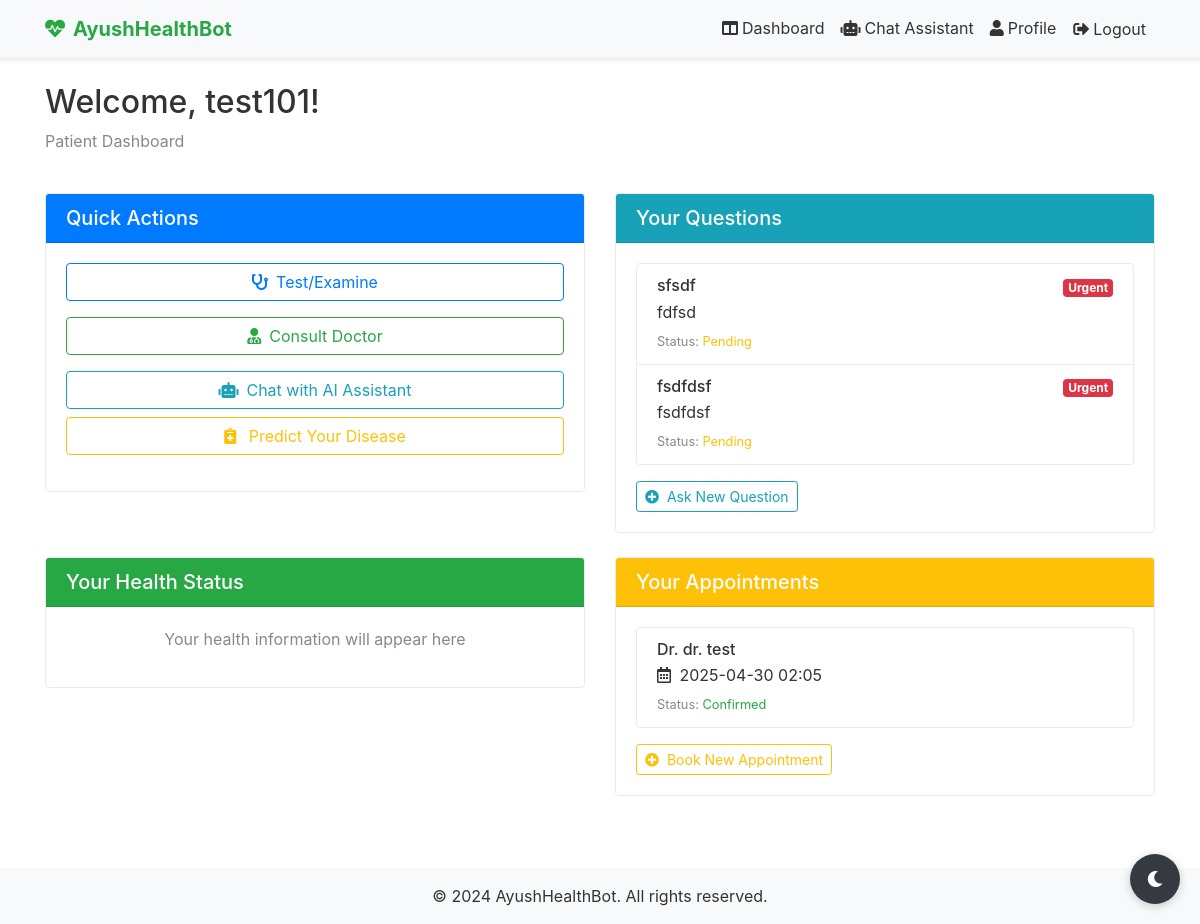
Page /users/dashboard (signed in) on the committed database.
### models.py (models this page shows, shortened)
class User(UserMixin, db.Model):
    __tablename__ = 'users'
    id = db.Column(db.Integer, primary_key=True)
    username = db.Column(db.String(80), unique=True, nullable=False)
    email = db.Column(db.String(120), unique=True, nullable=False)
    password_hash = db.Column(db.String(128))
    role = db.Column(db.String(20), nullable=False, default='patient')  # 'patient' or 'doctor'
    specialization = db.Column(db.String(50))  # Only for doctors
    created_at = db.Column(db.DateTime, default=datetime.utcnow, nullable=True)
    questions_asked = db.relationship('Question', backref='patient', lazy=True, foreign_keys='Question.patient_id')
    questions_answered = db.relationship('Question', backref='doctor', lazy=True, foreign_keys='Question.doctor_id')
    appointments_patient = db.relationship('Appointment', backref='patient', lazy=True, foreign_keys='Appointment.patient_id')
    appointments_doctor = db.relationship('Appointment', backref='doctor', lazy=True, foreign_keys='Appointment.doctor_id')
    @property
    def is_authenticated(self):
        return True

class Question(db.Model):
    __tablename__ = 'questions'
    id = db.Column(db.Integer, primary_key=True)
    title = db.Column(db.String(200), nullable=False)
    description = db.Column(db.Text, nullable=False)
    specialization = db.Column(db.String(50), nullable=False)
    urgent = db.Column(db.Boolean, default=False)
    created_at = db.Column(db.DateTime, default=datetime.utcnow)
    answered = db.Column(db.Boolean, default=False)
    answered_at = db.Column(db.DateTime)
    answer = db.Column(db.Text)
    patient_id = db.Column(db.Integer, db.ForeignKey('users.id'), nullable=False)
    doctor_id = db.Column(db.Integer, db.ForeignKey('users.id'))

class Appointment(db.Model):
    __tablename__ = 'appointments'
    id = db.Column(db.Integer, primary_key=True)
    appointment_date = db.Column(db.DateTime, nullable=False)
    status = db.Column(db.String(20), default='pending')  # pending, confirmed, cancelled
    created_at = db.Column(db.DateTime, default=datetime.utcnow)
    updated_at = db.Column(db.DateTime, default=datetime.utcnow, onupdate=datetime.utcnow)
    patient_id = db.Column(db.Integer, db.ForeignKey('users.id'), nullable=False)
    doctor_id = db.Column(db.Integer, db.ForeignKey('users.id'), nullable=False)

### routes/users.py (the view)
@users.route('/dashboard')
@login_required
def dashboard():
    if current_user.role != 'patient':
        flash('Access denied. Patient privileges required.', 'danger')
        return redirect(url_for('index'))
    questions = Question.query.filter_by(
        patient_id=current_user.id
    ).order_by(Question.created_at.desc()).all()
    appointments = Appointment.query.filter_by(
        patient_id=current_user.id
    ).order_by(Appointment.appointment_date.asc()).all()
    doctors = User.query.filter_by(role='doctor').all()
    return render_template('patient_dashboard.html',
                         user=current_user,
                         questions=questions,
                         appointments=appointments,
                         doctors=doctors)

### app.py (called while the page is built)
@login_manager.user_loader
def load_user(user_id):
    return User.query.get(int(user_id))

### templates/patient_dashboard.html (shortened to what this page needs)
{% extends "base.html" %} {% block content %}
<div class="container mt-4">
  <div class="row">
    <div class="col-md-12">
      <h2>Welcome, {{ current_user.username }}!</h2>
      <p class="text-muted">Patient Dashboard</p>
    </div>
  </div>
  <div class="row mt-4">
    <div class="col-md-6">
      <div class="card mb-4">
        <div class="card-header bg-primary text-white">
          <h5 class="card-title mb-0">Quick Actions</h5>
        </div>
        <div class="card-body">
          <a
            href="{{ url_for('users.old_ui') }}"
            class="btn btn-outline-primary btn-block mb-3"
          >
            <i class="fas fa-stethoscope mr-2"></i>Test/Examine
          </a>
          <button
            class="btn btn-outline-success btn-block mb-3"
            data-toggle="modal"
            data-target="#consultDoctorModal"
          >
            <i class="fas fa-user-md mr-2"></i>Consult Doctor
          </button>
          <button
            class="btn btn-outline-info btn-block"
            data-toggle="modal"
            data-target="#chatAssistantModal"
          >
            <i class="fas fa-robot mr-2"></i>Chat with AI Assistant
          </button>
          <a
            href="{{ url_for('users.predict_disease') }}"
            class="btn btn-outline-warning btn-block mb-3"
          >
            <i class="fas fa-notes-medical mr-2"></i>
            Predict Your Disease
          </a>
        </div>
      </div>
    </div>
    <div class="col-md-6">
      <div class="card mb-4">
        <div class="card-header bg-info text-white">
          <h5 class="card-title mb-0">Your Questions</h5>
        </div>
        <div class="card-body">
          {% if questions %}
          <div class="list-group">
            {% for question in questions %}
            <div
              class="list-group-item {% if not question.answered %}list-group-item-light{% endif %}"
            >
              <div class="d-flex justify-content-between align-items-center">
                <h6 class="mb-1">{{ question.title }}</h6>
                {% if question.urgent %}
                <span class="badge badge-danger">Urgent</span>
                {% endif %}
              </div>
              <p class="mb-1">{{ question.description }}</p>
              <small class="text-muted"
                >Status: {% if question.answered %}
                <span class="text-success">Answered</span>
                {% else %}
                <span class="text-warning">Pending</span>
                {% endif %}
              </small>
            </div>
            {% endfor %}
          </div>
          <div class="mt-3">
            <button
              class="btn btn-sm btn-outline-info"
              data-toggle="modal"
              data-target="#askQuestionModal"
            >
              <i class="fas fa-plus-circle mr-1"></i> Ask New Question
            </button>
          </div>
          {% endif %}
        </div>
      </div>
    </div>
  </div>
  <div class="row">
    <div class="col-md-6">
      <div class="card mb-4">
        <div class="card-header bg-success text-white">
          <h5 class="card-title mb-0">Your Health Status</h5>
        </div>
        <div class="card-body">
          <p class="text-center text-muted">
            Your health information will appear here
          </p>
        </div>
      </div>
    </div>
    <div class="col-md-6">
      <div class="card mb-4">
        <div class="card-header bg-warning text-white">
          <h5 class="card-title mb-0">Your Appointments</h5>
        </div>
        <div class="card-body">
          {% if appointments %}
          <div class="list-group">
            {% for appointment in appointments %}
            <div class="list-group-item">
              <h6 class="mb-1">Dr. {{ appointment.doctor.username }}</h6>
              <p class="mb-1">
                <i class="far fa-calendar-alt mr-1"></i>
                {{ appointment.appointment_date.strftime('%Y-%m-%d %H:%M') }}
              </p>
              <small class="text-muted"
                >Status: {% if appointment.status == 'pending' %}
                <span class="text-warning">Pending</span>
                {% elif appointment.status == 'confirmed' %}
                <span class="text-success">Confirmed</span>
                {% else %}
                <span class="text-danger">Cancelled</span>
                {% endif %}
              </small>
            </div>
            {% endfor %}
          </div>
          <div class="mt-3">
            <button
              class="btn btn-sm btn-outline-warning"
              data-toggle="modal"
              data-target="#bookAppointmentModal"
            >
              <i class="fas fa-plus-circle mr-1"></i> Book New Appointment
            </button>
          </div>
          {% endif %}
        </div>
      </div>
    </div>
  </div>
</div>
{% endblock %}

### templates/base.html (style rules this page uses)
:root { --primary-color: #28a745; --secondary-color: #6c757d; --background-color: #ffffff; --text-color: #333333; --card-bg: #ffffff; --border-color: #e9ecef; --dark-mode-toggle-bg: #343a40; --dark-mode-toggle-color: #ffffff; --navbar-bg: #f8f9fa; --navbar-color: #333333; --input-bg: #ffffff; --input-color: #333333; --footer-bg: #f8f9fa; }
body { background-color: var(--background-color); color: var(--text-color); transition: background-color 0.3s ease, color 0.3s ease; }
.card, .modal-content { background-color: var(--card-bg); color: var(--text-color); border-color: var(--border-color); }
.list-group-item { background-color: var(--card-bg); color: var(--text-color); border-color: var(--border-color); }
.text-muted { color: #888 !important; }

### rows in the picture
User: username "test101"
Question: title "sfsdf", urgent "Urgent", description "fdfsd", answered "Pending"
Question: title "fsdfdsf", urgent "Urgent", description "fsdfdsf", answered "Pending"
Appointment: doctor.username "dr. test", appointment_date "2025-04-30 02:05", status "Confirmed"
